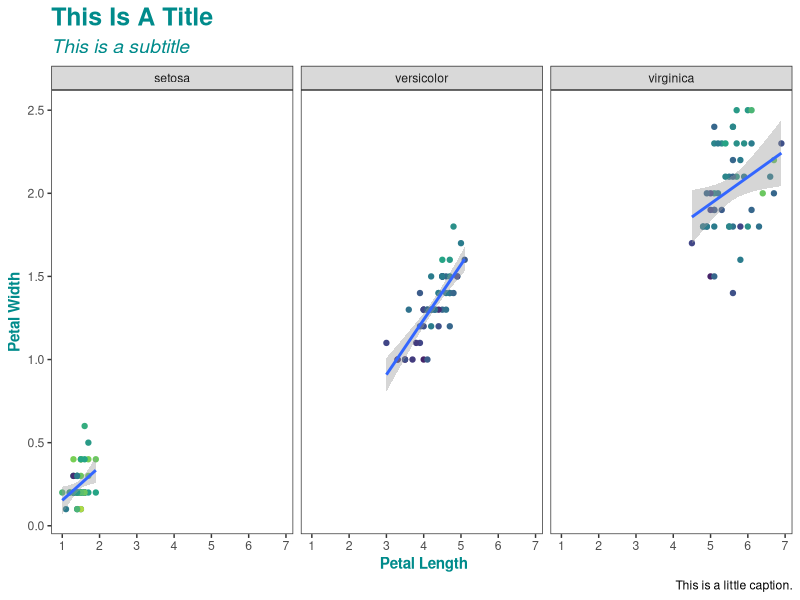
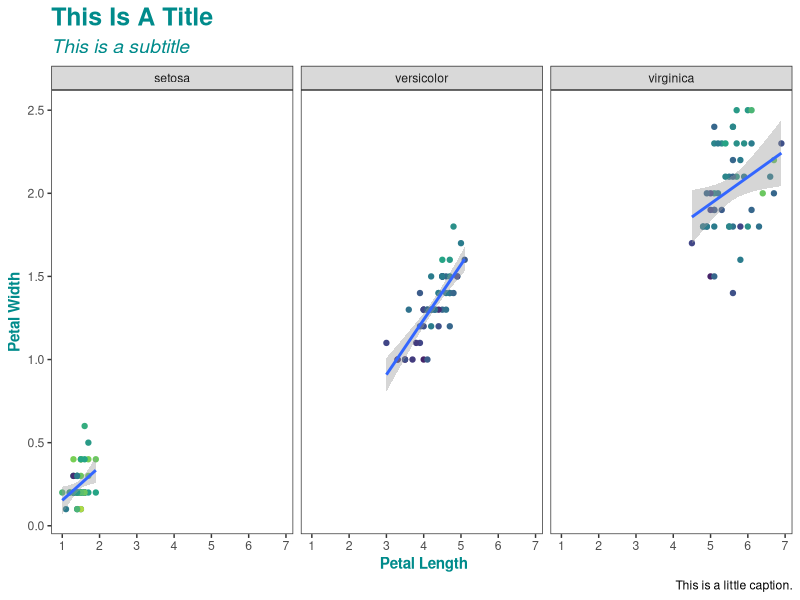
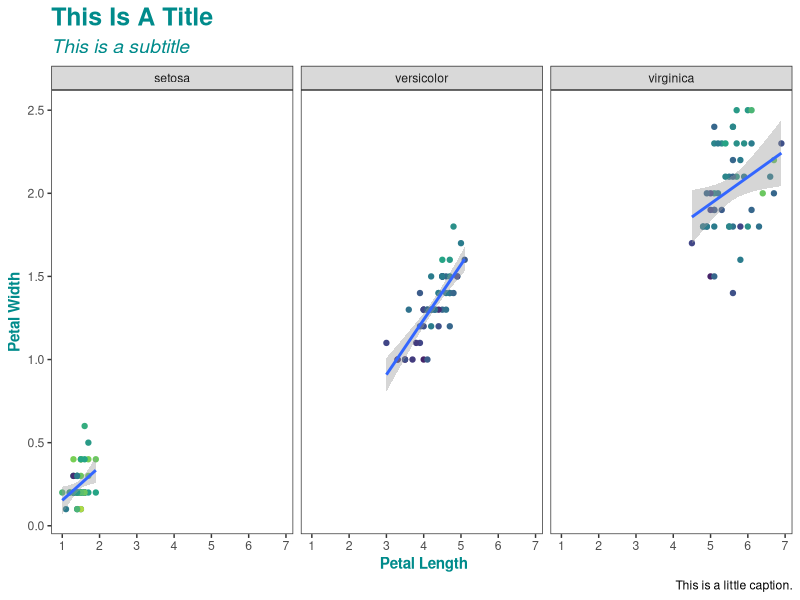
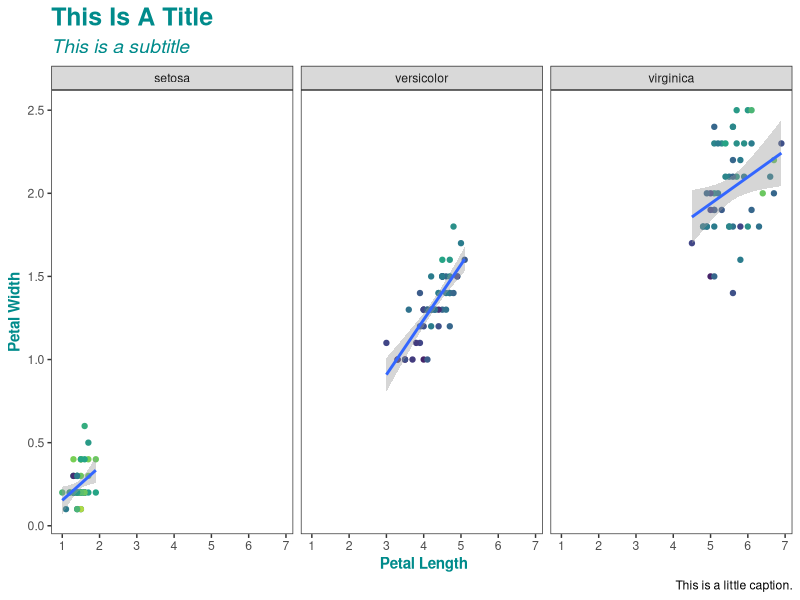
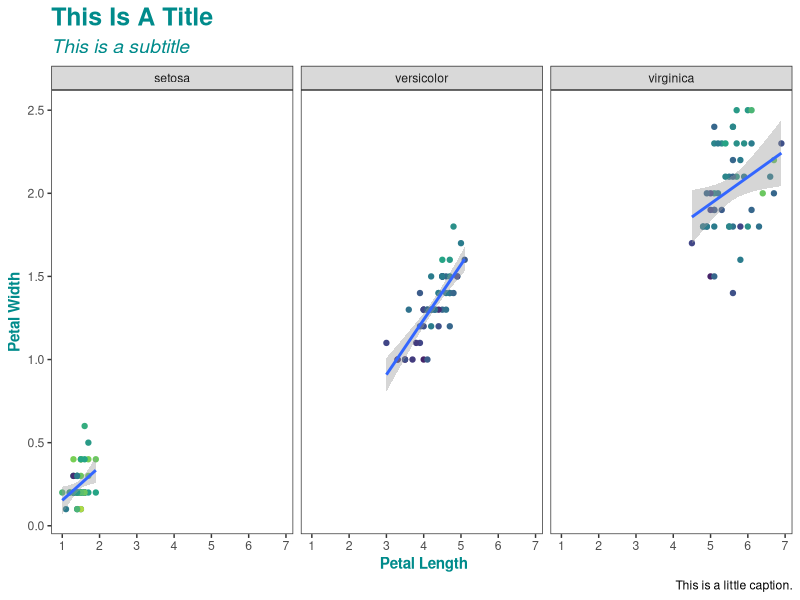
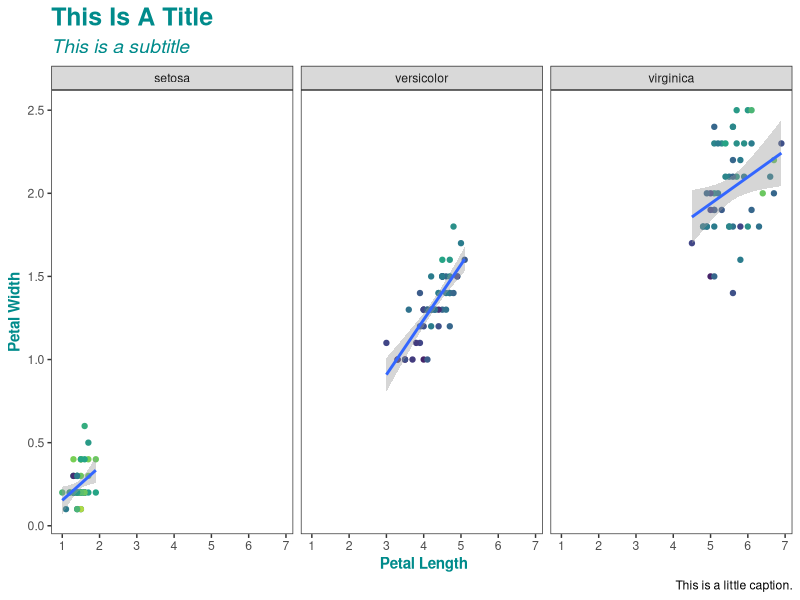
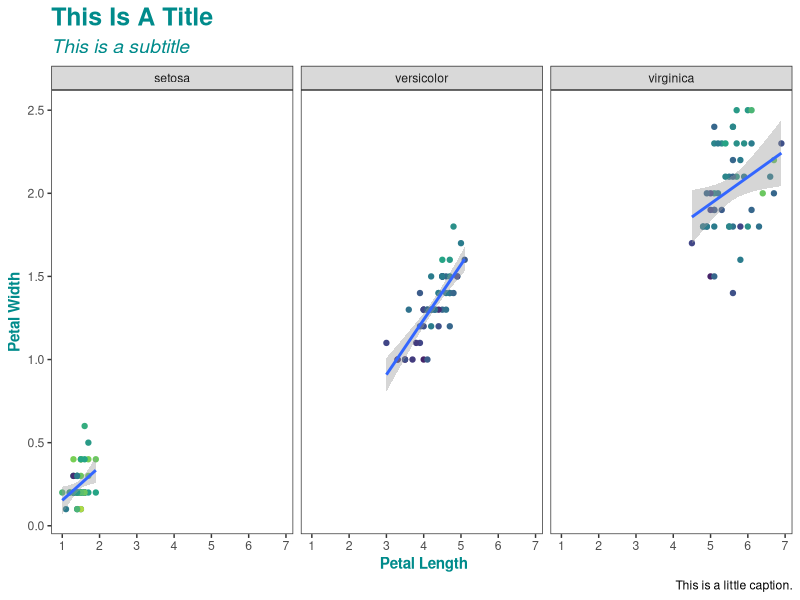
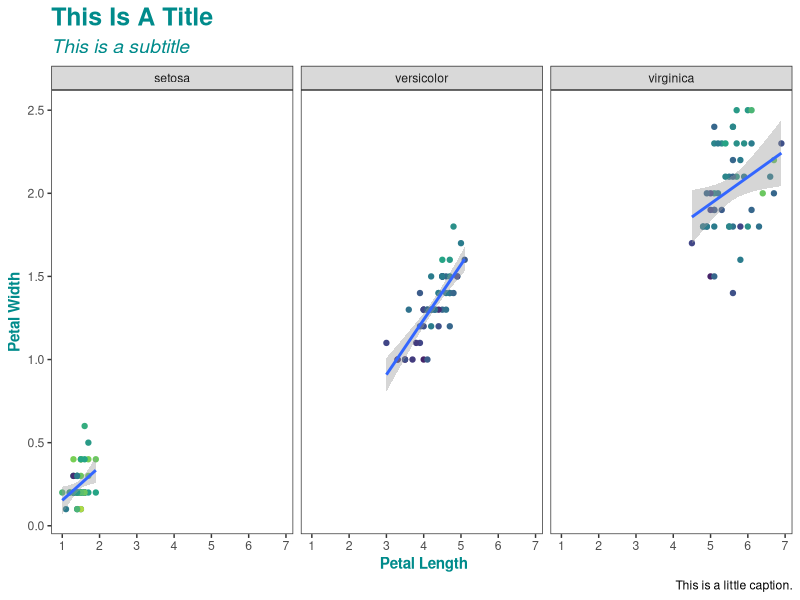

These figures' R source, in order:
## ---- chunk 1
#here comes your code
## ---- chunk 2

df = iris
head(df, 3)

## ---- chunk 3

df = iris
head(df, 3)

## ---- chunk 4

df = iris
head(df, 3)

## ---- chunk 5
library(ggplot2)

p <- ggplot(data=iris,mapping=aes(x=Petal.Length,y=Petal.Width))+
  geom_point(aes(color=Sepal.Width))+
  geom_smooth(method="lm")+
  scale_color_viridis_c()+
  scale_x_continuous(breaks=1:8)+
  labs(title="This Is A Title",subtitle="This is a subtitle",x=" Petal Length", 
       y="Petal Width", caption="This is a little caption.")+
  facet_wrap(~Species)+
  theme_bw()+
  theme(
    axis.title=element_text(color="cyan4",face="bold", size = 11),
    plot.title=element_text(color="cyan4",face="bold", size = 18),
    plot.subtitle=element_text(color="cyan4", face = "italic", size = 14),
    panel.grid=element_blank(),
    legend.position = "none"
  )

show(p)
## ---- chunk 6
library(ggplot2)

p <- ggplot(data=iris,mapping=aes(x=Petal.Length,y=Petal.Width))+
  geom_point(aes(color=Sepal.Width))+
  geom_smooth(method="lm")+
  scale_color_viridis_c()+
  scale_x_continuous(breaks=1:8)+
  labs(title="This Is A Title",subtitle="This is a subtitle",x=" Petal Length", 
       y="Petal Width", caption="This is a little caption.")+
  facet_wrap(~Species)+
  theme_bw()+
  theme(
    axis.title=element_text(color="cyan4",face="bold", size = 11),
    plot.title=element_text(color="cyan4",face="bold", size = 18),
    plot.subtitle=element_text(color="cyan4", face = "italic", size = 14),
    panel.grid=element_blank(),
    legend.position = "none"
  )

show(p)
## ---- chunk 7
show(p)
## ---- chunk 8
show(p)
## ---- chunk 9
show(p)
## ---- chunk 10
show(p)
## ---- chunk 11
show(p)
## ---- chunk 12
show(p)
## ---- chunk 13
head(df, 3)
## ---- chunk 14
library(kableExtra)

head(df, 3) %>% 
  kbl() 
## ---- chunk 15
head(df, 3) %>% 
  kbl() %>% 
  kable_classic(full_width = F)
## ---- chunk 16
head(df, 3) %>% 
  kbl() %>% 
  kable_paper(c("striped", "hover"), full_width = F)
